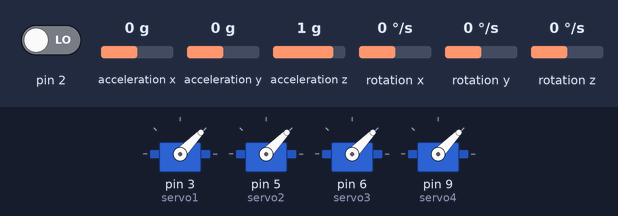
This sketch was run on a simulated Arduino Uno, built with avr-gcc and run on an emulated ATmega328P. Parts: 4 × servo. The test bench sets the inputs (shaded band); at power-on: pin 2 LOW, acceleration x 0 g, acceleration y 0 g, acceleration z 1 g, rotation x 0 °/s, rotation y 0 °/s, rotation z 0 °/s. The sensor or clock chip raises its interrupt line as the real part does; what the sketch prints to the serial monitor is not drawn.

Above: at 0.55 s.
At 2.25 s:
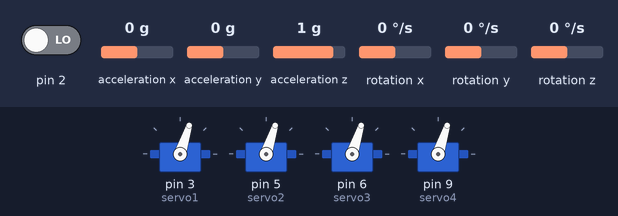
At 3.4 s:
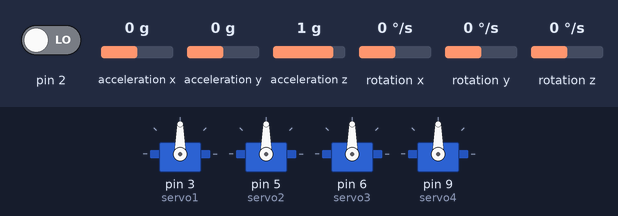
At 6.25 s:
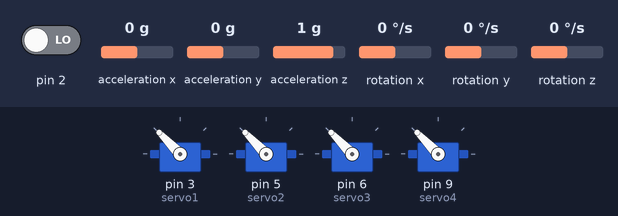
At 9.1 s:
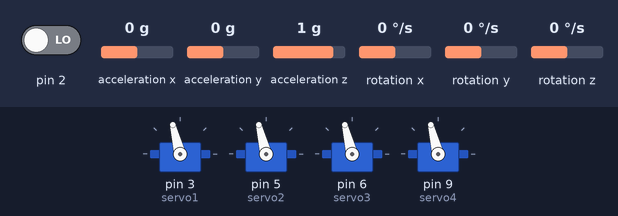
At 11.95 s:
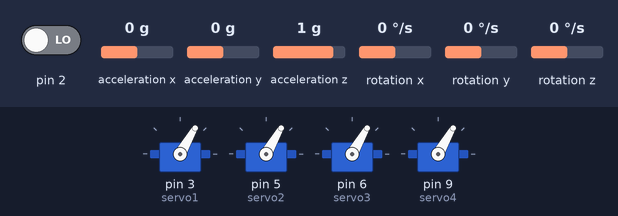
Timing chart, 0 to 16.7 s (numbered marks = the images above):
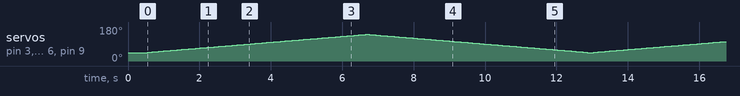

The sketch:

quat125.ino
```cpp
#include "I2Cdev.h"
#include "Pid.h"
#include "MPU6050_6Axis_MotionApps20.h"
#if I2CDEV_IMPLEMENTATION == I2CDEV_ARDUINO_WIRE
    #include "Wire.h"
#endif

#include <Servo.h>

MPU6050 mpu;
#define OUTPUT_READABLE_EULER
//#define OUTPUT_READABLE_YAWPITCHROLL

boolean printBlue = false;
boolean processing = true;
boolean printMotorsVals = false;
boolean printPIDVals = false;
boolean printSerial = false;
boolean printTimers = true;
boolean printAnglesEst = false;

// Motors control

Servo servo1;
Servo servo2;
Servo servo3;
Servo servo4;
volatile int motorA, motorB, motorC, motorD;


boolean autoEnablePid = true;
boolean enablePid = false;
boolean enableRollPid = false;
boolean enablePitchPid = false; //
boolean enableYawPid = false;
boolean enableWRollPid = false;
boolean enableWPitchPid = true; //
boolean enableWYawPid = false;
boolean enableAltitudePid = false;

// MPU control/status vars
bool dmpReady = false;  // set true if DMP init was successful
uint8_t mpuIntStatus;   // holds actual interrupt status byte from MPU
uint8_t devStatus;      // return status after each device operation (0 = success, !0 = error)
uint16_t packetSize;    // expected DMP packet size (default is 42 bytes)
uint16_t fifoCount;     // count of all bytes currently in FIFO
uint8_t fifoBuffer[64]; // FIFO storage buffer

// orientation/motion vars
Quaternion q;           // [w, x, y, z]         quaternion container
VectorInt16 aa;         // [x, y, z]            accel sensor measurements
VectorInt16 aaReal;     // [x, y, z]            gravity-free accel sensor measurements
VectorInt16 aaWorld;    // [x, y, z]            world-frame accel sensor measurements
VectorFloat gravity;    // [x, y, z]            gravity vector
float euler[3];         // [psi, theta, phi]    Euler angle container
float ypr[3];           // [yaw, pitch, roll]   yaw/pitch/roll container and gravity vector

// packet structure for InvenSense teapot demo
uint8_t teapotPacket[14] = { '$', 0x02, 0,0, 0,0, 0,0, 0,0, 0x00, 0x00, '\r', '\n' };

#define Kp_1 2.0//5.2f
#define Ki_1 0.0//0.3f
#define Kd_1 0.0//0.0f

Pid pidSx = Pid(-Kp_1, Ki_1, Kd_1);
Pid pidDx = Pid(Kp_1, Ki_1, Kd_1);

// Timers Cont
unsigned long timerISR =0, timerPid=0, timerEuler=0, timerMotors=0;
long contIsr = 0, contMotors = 0, contEuler = 0, contPid = 0;

// ================================================================
// ===               INTERRUPT DETECTION ROUTINE                ===
// ================================================================

volatile bool mpuInterrupt = false;     // indicates whether MPU interrupt pin has gone high
void dmpDataReady()
{
    mpuInterrupt = true;
}

// ================================================================
// ===                      INITIAL SETUP                       ===
// ================================================================

void setup()
{
    // join I2C bus (I2Cdev library doesn't do this automatically)
    #if I2CDEV_IMPLEMENTATION == I2CDEV_ARDUINO_WIRE
        Wire.begin();
    #endif
    Serial.begin(9600);
    // initialize device
    if (!processing)
      Serial.println(F("Initializing I2C devices..."));
    mpu.initialize();

    // verify connection
    if (!processing){
    Serial.println(F("Testing device connections..."));
    Serial.println(mpu.testConnection() ? F("MPU6050 connection successful") : F("MPU6050 connection failed"));

    // load and configure the DMP
    Serial.println(F("Initializing DMP..."));
    }
    devStatus = mpu.dmpInitialize();

    // supply your own gyro offsets here, scaled for min sensitivity
    mpu.setXGyroOffset(220);
    mpu.setYGyroOffset(76);
    mpu.setZGyroOffset(-85);
    mpu.setZAccelOffset(1788); // 1688 factory default for my test chip

    // make sure it worked (returns 0 if so)
    if (devStatus == 0)
    {
        // turn on the DMP, now that it's ready
    if (!processing)
        Serial.println(F("Enabling DMP..."));
        mpu.setDMPEnabled(true);

        // enable Arduino interrupt detection
    if (!processing)
        Serial.println(F("Enabling interrupt detection (Arduino external interrupt 0)..."));
        attachInterrupt(0, dmpDataReady, RISING);
        mpuIntStatus = mpu.getIntStatus();

        // set our DMP Ready flag so the main loop() function knows it's okay to use it
    if (!processing)
        Serial.println(F("DMP ready! Waiting for first interrupt..."));
        dmpReady = true;

        // get expected DMP packet size for later comparison
        packetSize = mpu.dmpGetFIFOPacketSize();
    } else
    {
        Serial.print(F("DMP Initialization failed (code "));
        Serial.print(devStatus);
        Serial.println(F(")"));
    }

    // Motors

    servo1.attach(3);
    servo2.attach(5);
    servo3.attach(6);
    servo4.attach(9);

    servo1.writeMicroseconds(1000);
    servo2.writeMicroseconds(1000);
    servo3.writeMicroseconds(1000);
    servo4.writeMicroseconds(1000);

    // ISR

    cli(); // Stops interrupts

    TCCR2A = 0;// set entire TCCR1A register to 0
    TCCR2B = 0;// same for TCCR1B
    OCR2A=700; //16*10^6/(20Hz*1024) - 1 = 780 -> 20 Hz
    TCCR2A |= (1 << WGM21); // turn on CTC mode
    TCCR2B |= (1 << CS20) | (1 << CS21) | (1 << CS22); // Set CS10 and CS12 bits for 1024 prescaler
    TIMSK2 |= (1 << OCIE2A); // enable timer compare interrupt

    sei(); //enable global interrupts

}

ISR(TIMER2_COMPA_vect)  // Interrupt service routine @ 200 Hz
{
  cli();
  timerISR = micros();

  contIsr++;

  timerISR = micros() - timerISR;
  sei();
}

long TCAMP = 50000;
int count = 0;
int donTouch = 1;
long tOld = 0;

// ================================================================
// ===                    MAIN PROGRAM LOOP                     ===
// ================================================================

void loop()
{
  mpuRoutine();
  // if programming failed, don't try to do anything
  if (!dmpReady) return;
  if(micros()-tOld >= TCAMP)
  {
    tOld = micros();
    count += 1;
    if(count >= donTouch) // Runs @  20Hz
    {
      count = 0;
      getEuler();
      serialRoutine();
      contIsr=0; // resets ISR counter
    }
  }

  for (int i = 1000; i<2000;i++)
  {
     motorSpeed(i);
     Serial.println(i);
  }
  for (int i = 2000; i>1000;i--)
  {
     motorSpeed(i);
     Serial.println(i);
  }
}

void motorSpeed(int x)
{
  servo1.writeMicroseconds(x);
  servo2.writeMicroseconds(x);
  servo3.writeMicroseconds(x);
  servo4.writeMicroseconds(x);
}

void serialRoutine()
{
      printSerialAngle();
      #ifdef OUTPUT_READABLE_EULER
          printEulerSerial();
      #endif

      #ifdef OUTPUT_READABLE_YAWPITCHROLL
          printYPRSerial();
      #endif
}

void mpuRoutine()
{
    // reset interrupt flag and get INT_STATUS byte
    mpuInterrupt = false;
    mpuIntStatus = mpu.getIntStatus();

    // get current FIFO count
    fifoCount = mpu.getFIFOCount();

    // check for overflow (this should never happen unless our code is too inefficient)
    if ((mpuIntStatus & 0x10) || fifoCount == 1024)
    {
        // reset so we can continue cleanly
        mpu.resetFIFO();
    if (!processing)
        Serial.println(F("FIFO overflow!"));

    // otherwise, check for DMP data ready interrupt (this should happen frequently)
    }
      // wait for correct available data length, should be a VERY short wait
      while (fifoCount < packetSize) fifoCount = mpu.getFIFOCount();

      // read a packet from FIFO
      mpu.getFIFOBytes(fifoBuffer, packetSize);

      // track FIFO count here in case there is > 1 packet available
      // (this lets us immediately read more without waiting for an interrupt)
      fifoCount -= packetSize;

}

void printYPRSerial()
{
  if (!processing)
  {
    // display Euler angles in degrees
    mpu.dmpGetQuaternion(&q, fifoBuffer);
    mpu.dmpGetGravity(&gravity, &q);
    mpu.dmpGetYawPitchRoll(ypr, &q, &gravity);
    Serial.print("ypr\t");
    Serial.print(ypr[0] * 180/M_PI);
    Serial.print("\t");
    Serial.print(ypr[1] * 180/M_PI);
    Serial.print("\t");
    Serial.println(ypr[2] * 180/M_PI);
  }
}

void printEulerSerial()
{
  if (!processing)
  {
    // display Euler angles in degrees
    //mpu.dmpGetQuaternion(&q, fifoBuffer);
    //mpu.dmpGetEuler(euler, &q);
    Serial.print("euler\t");
    Serial.print(euler[0] * 180/M_PI);
    Serial.print("\t");
    Serial.print(euler[1] * 180/M_PI);
    Serial.print("\t");
    Serial.println(euler[2] * 180/M_PI);
  }
}

void getEuler()
{
    mpu.dmpGetQuaternion(&q, fifoBuffer);
    mpu.dmpGetEuler(euler, &q);
}

void printSerialAngle()
{
  if (!printBlue)
  {
    //mpu.dmpGetQuaternion(&q, fifoBuffer);
    //mpu.dmpGetEuler(euler, &q);
    Serial.print(",");
    Serial.print(euler[0] * 180/M_PI);
    Serial.print(",");
    Serial.print(euler[1] * 180/M_PI);
    Serial.print(",");
    Serial.print(euler[2] * 180/M_PI);
    Serial.println();
  }
}
```

Pid.cpp
```cpp
#include "Arduino.h"
#include "Pid.h"

Pid::Pid(float kp_,float ki_,float kd_)
{
  kp = kp_;
  ki = ki_;
  kd = kd_;
  integrale = 0.0;
  error_old = 0.0;
  on = true;
}

int Pid::get_u(float riferimento, float out)
{
  int u = 0;
  float error = riferimento - out ;
  proporzionale = kp*error;
  integrale = integrale + ki*error;
  derivativo = kd*(error-error_old);
  u = int(proporzionale + integrale + derivativo);
  error_old = error;
  return u;//(on? u:0);
}

float Pid::get_error()
{
  return error_old;
}

void Pid::pause()
{
  reset();
  on = false;
}

void Pid::restart()
{
  reset();
  on = true;
}

void Pid::reset()
{
  integrale = 0.0;
  error_old = 0.0;
}

void Pid::change_kp(float k_prop)
{
  kp = k_prop;
  return;
}

void Pid::change_kd(float k_der)
{
  kd = k_der;
  return;
}

void Pid::change_ki(float k_int)
{
  ki = k_int;
  return;
}

float Pid::get_prop()
{
  return proporzionale;
}

float Pid::get_integ()
{
  return integrale;
}

float Pid::get_deriv()
{
  return derivativo;
}
```

Pid.h
```cpp
#ifndef Pid_h
#define Pid_h
#include "Arduino.h"

class Pid
{
  private:
    volatile float  kp;
    volatile float  ki;
    volatile float  kd;
    volatile float  proporzionale;
    volatile float  integrale;
    volatile float  derivativo;
    volatile float  error_old;
    volatile bool   on;

  public:
    Pid(float kp,float ki,float kd);
    int get_u(float riferimento, float out);
    void change_kp(float kp);
    void change_kd(float kd);
    void change_ki(float ki);
    float get_prop();
    float get_deriv();
    float get_integ();
    float get_error();
    void reset();
    void pause();
    void restart();
};

#endif
```
